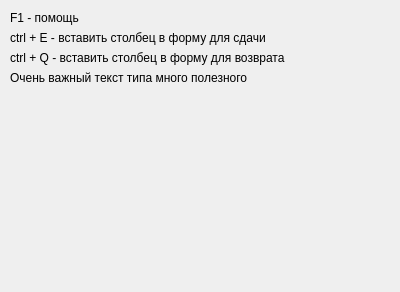
<?xml version="1.0" encoding="UTF-8"?>
<ui version="4.0">
 <class>Dialog</class>
 <widget class="QDialog" name="Dialog">
  <property name="geometry">
   <rect>
    <x>0</x>
    <y>0</y>
    <width>400</width>
    <height>292</height>
   </rect>
  </property>
  <property name="windowTitle">
   <string>Dialog</string>
  </property>
  <widget class="QLabel" name="label">
   <property name="geometry">
    <rect>
     <x>10</x>
     <y>50</y>
     <width>281</width>
     <height>16</height>
    </rect>
   </property>
   <property name="text">
    <string>ctrl + Q - вставить столбец в форму для возврата</string>
   </property>
  </widget>
  <widget class="QLabel" name="label_2">
   <property name="geometry">
    <rect>
     <x>10</x>
     <y>30</y>
     <width>281</width>
     <height>16</height>
    </rect>
   </property>
   <property name="text">
    <string>ctrl + E - вставить столбец в форму для сдачи</string>
   </property>
  </widget>
  <widget class="QLabel" name="label_3">
   <property name="geometry">
    <rect>
     <x>10</x>
     <y>10</y>
     <width>281</width>
     <height>16</height>
    </rect>
   </property>
   <property name="text">
    <string>F1 - помощь</string>
   </property>
  </widget>
  <widget class="QLabel" name="label_4">
   <property name="geometry">
    <rect>
     <x>10</x>
     <y>70</y>
     <width>241</width>
     <height>16</height>
    </rect>
   </property>
   <property name="text">
    <string>Очень важный текст типа много полезного</string>
   </property>
  </widget>
 </widget>
 <resources/>
 <connections/>
</ui>
